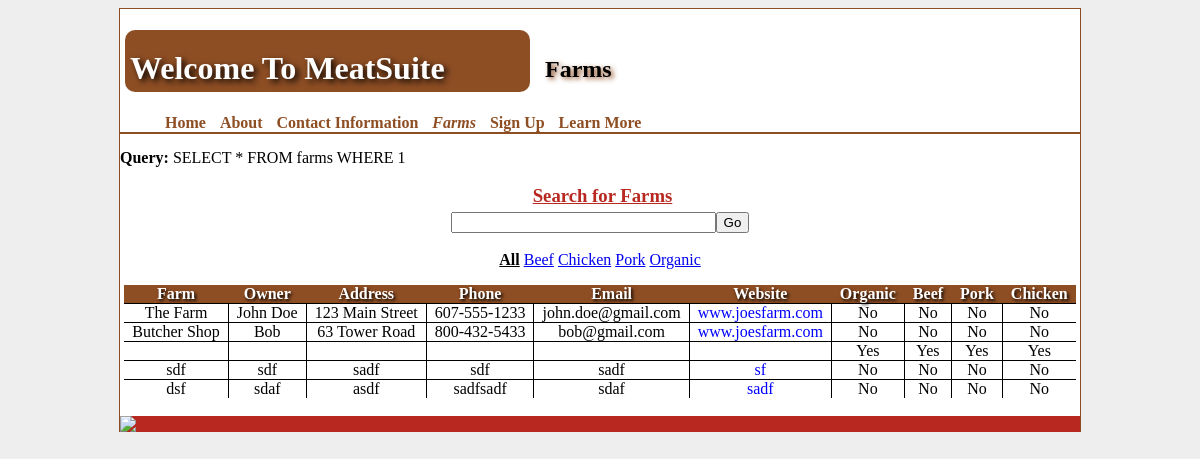
The page /index.php?page=farms on the database its author committed.
### tables this page shows
CREATE TABLE IF NOT EXISTS `farms` (
  `FarmName` varchar(30) DEFAULT NULL,
  `owner` varchar(30) NOT NULL,
  `address` varchar(30) NOT NULL,
  `phone` varchar(30) NOT NULL,
  `email` varchar(30) NOT NULL,
  `website` varchar(30) NOT NULL,
  `organic` tinyint(1) NOT NULL,
  `beef` tinyint(1) NOT NULL,
  `pork` tinyint(1) NOT NULL,
  `chicken` tinyint(1) NOT NULL,
  `description` varchar(1000) DEFAULT NULL,
  `id` int(11) NOT NULL AUTO_INCREMENT,
  PRIMARY KEY (`id`)
);

### index.php (called while the page is built, shortened)
<?php
        include('functions.php');
        include "template.php";

### functions.php (called while the page is built, shortened)
<?php
    function query($query) {
        $result = mysql_query($query);
	if($result) {
            return $result;
        } else {
            echo "Error: ".mysql_error();
            return false;
        }
    }
?>

### farms.php (the view, shortened to what this page needs)
<?php
	$query = "SELECT * FROM farms WHERE 1";
        echo '<b>Query:</b> '.$query.'<br/><br/>';
        $result = query($query);
?>
<h3 class="title" style="margin-bottom:5px;">Search for Farms</h3>
<div id="bar">
    <form method="get" action="index.php">
            <input type="text" name="search" size="30" maxlength="50"><input type="submit" value="Go">
            <br><br>
            <a class="<?php echo count($_GET) == 1 ? 'active' : '' ?>" href="index.php?page=farms">All</a>
            <a class="<?php echo isset($_GET['Beef']) ? 'active' : ''?>" href="index.php?page=farms&Beef=1">Beef</a>
            <a class="<?php echo isset($_GET['Chicken']) ? 'active' : ''?>" href="index.php?page=farms&Chicken=1">Chicken</a>
            <a class="<?php echo isset($_GET['Pork']) ? 'active' : ''?>" href="index.php?page=farms&Pork=1">Pork</a>
            <a class="<?php echo isset($_GET['Organic']) ? 'active' : ''?>" href="index.php?page=farms&Organic=1">Organic</a>
    </form>
</div>
<table border='1'>
        <tr>
                <th>Farm</th>
                <th>Owner</th>
                <th>Address</th>
                <th>Phone</th>
                <th>Email</th>
                <th>Website</th>
                <th>Organic</th>
                <th>Beef</th>
                <th>Pork</th>
                <th>Chicken</th>
        </tr>
        <?php while($row = mysql_fetch_array($result)){?>
                <tr>
                        <td class="farm">
                                <a href="index.php?page=profile&id=<?php echo $row['id'] ?>" >
                                <?php echo $row['FarmName'] ?>
                                </a>
                        </td>
                        <td> <?php echo $row['owner'] ?></td>
                        <td> <?php echo $row['address'] ?></td>
                        <td> <?php echo $row['phone'] ?></td>
                        <td> <?php echo $row['email'] ?></td>
                        <td> <a class = "link" href = "<?php echo $row['website'] ?>"> <?php echo $row['website'] ?> </a> </td>
                        <td> <?php
                                if ($row['organic']==0){
                                        echo 'No';
                                }
                                else {
                                        echo 'Yes';
                                }
                        ?></td>
                        <td> <?php
                                if ($row['beef']==0){
                                        echo 'No';
                                }
                                else {
                                        echo 'Yes';
                                }
                        ?></td>
                        <td> <?php
                                if ($row['pork']==0){
                                        echo 'No';
                                }
                                else {
                                        echo 'Yes';
                                }
                        ?></td>
                        <td> <?php
                                if ($row['chicken']==0){
                                        echo 'No';
                                }
                                else {
                                        echo 'Yes';
                                }
                        ?></td>
                </tr>
        <?php } ?>
</table>

### meatsuite.css (style rules this page uses)
body { background:#eee; }
h3 { margin: 0 0 0 5px; }
table, th, td { border-collapse:collapse; text-align:center; padding:0 8px 0 8px; margin-left:auto; margin-right:auto; }
table { border-style:hidden; }
th { background:#8e4e24; border:1px solid #8e4e24; border-bottom:1px solid black; color:white; text-shadow: #000000 0.1em 0.1em 0.2em; }
td { border:1px solid black; }
.farm a { color:#000; text-decoration:none; }
.title, .subtitle { text-align:center; font-weight:bold; text-decoration:underline; color:#b82820; }
#bar { text-align:center; margin-bottom:5px; }
.link { color:blue; text-decoration:none; }
a.active { font-weight: bold; color: black; }

### rows shown on the page
farms: FarmName "The Farm", owner "John Doe", address "123 Main Street", phone "607-555-1233", email "john.doe@gmail.com", website "www.joesfarm.com", organic "No", beef "No", pork "No", chicken "No"
farms: FarmName "Butcher Shop", owner "Bob", address "63 Tower Road", phone "800-432-5433", email "bob@gmail.com", website "www.joesfarm.com", organic "No", beef "No", pork "No", chicken "No"
farms: organic "Yes", beef "Yes", pork "Yes", chicken "Yes"
farms: FarmName "sdf", owner "sdf", address "sadf", phone "sdf", email "sadf", website "sf", organic "No", beef "No", pork "No", chicken "No"
farms: FarmName "dsf", owner "sdaf", address "asdf", phone "sadfsadf", email "sdaf", website "sadf", organic "No", beef "No", pork "No", chicken "No"

### other values the page prints
$pageHeader "Farms"
$values["header"] "Home"
$values["header"] "About"
$values["header"] "Contact Information"
$values["header"] "Farms"
$values["header"] "Sign Up"
$values["header"] "Learn More"
$query "SELECT * FROM farms WHERE 1"
